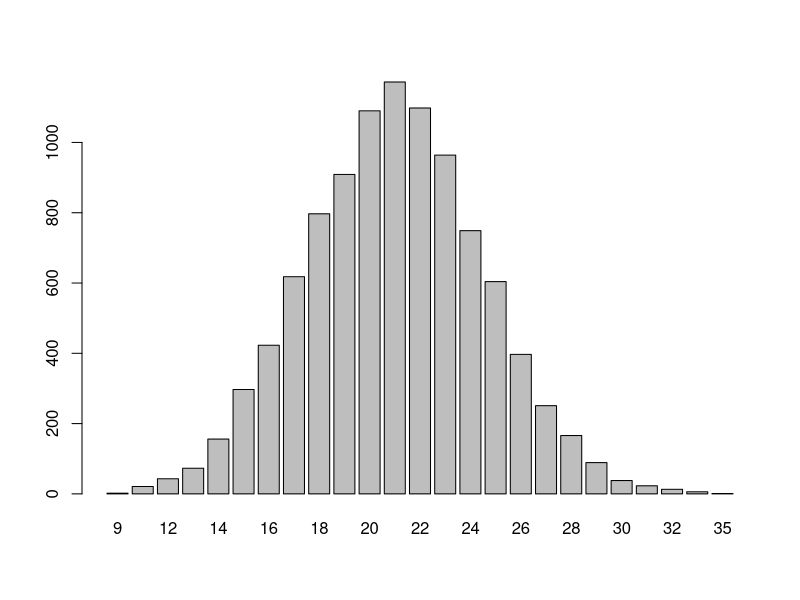
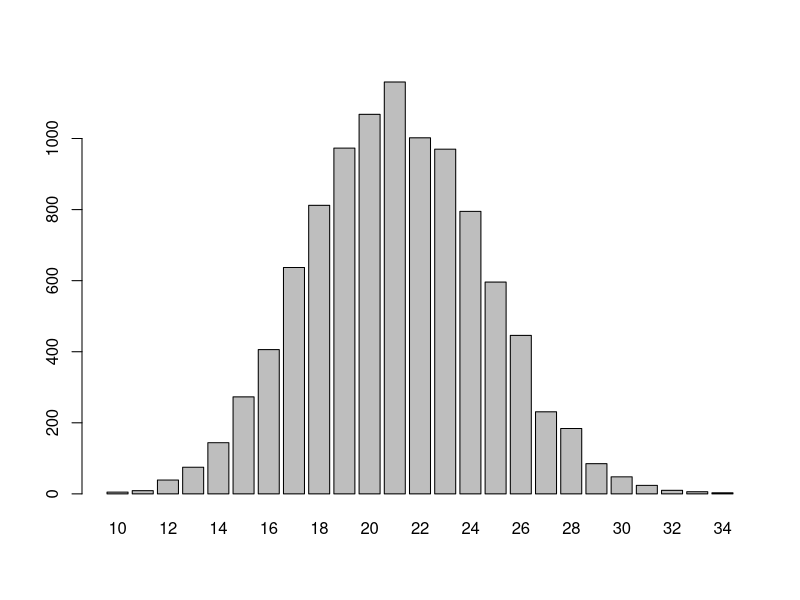

The R script that drew these images, in order:
## ---- chunk 1
animals = c("cat","rabbit","horse","boar","lynx")
## ---- chunk 2
x = c(79.3,51.1,93.6,62.3,61.8)
## ---- chunk 3
L = c(TRUE,FALSE,FALSE,FALSE,FALSE)
## ---- chunk 4
typeof(animals)
## ---- chunk 5
typeof(c(1,2,"potato"))
## ---- chunk 6
matrix(c("a","a","a","b","b","b","c","c","c","d","d","d"),nrow = 4,byrow=TRUE)
## ---- chunk 7
matrix(c("a","a","a","b","b","b","c","c","c","d","d","d"),nrow = 3,byrow=FALSE)
## ---- chunk 8
a = c("McMinnville","Denver","Minneapolis","Charleston")
x = c(45.21,39.74,44.98,32.78)
y = c(123.19,104.99,93.26,79.93)
df = data.frame(city = a, lat = x, long = y)
df
## ---- chunk 9
hr = c(13,27,26,44,30,39,40,34,45,44,24,32,44,39,29,44,38,47,34,40,20,12,10)
## ---- chunk 10
diff(hr)
## ---- chunk 11
cumsum(hr)
## ---- chunk 12
12 >= 5
## ---- chunk 13
16 == 2*8
"ab"=="ba"
## ---- chunk 14
x = 3 # this defines the variable
x^2+3*x == 12 #this asks whether x^2 + 3*x equals 12 for the currently stored value of x (x=3 in this case)
## ---- chunk 15
c(1,8,4,6) > 5
## ---- chunk 16
sum(c(TRUE,FALSE,TRUE,FALSE,TRUE,TRUE))
## ---- chunk 17
sum(hr >= 40)
## ---- chunk 18
which(hr >= 40)
## ---- chunk 19
hr
## ---- chunk 20
hr[3]
## ---- chunk 21
hr[c(1,3,5)]
## ---- chunk 22
v = c(3,2,6,8); w = c(2,3,1,8)
sum(v==w) # how often they match
## ---- chunk 23
which(v==w) #where they match
## ---- chunk 24
v[which(v==w)] 
## ---- chunk 25
v = c(-1,1,3)
w = c(1,4,5)
## ---- chunk 26
8*v
## ---- chunk 27
8 + v
## ---- chunk 28
u = c(1,2,3)
v = c(4,5,6)
c(u,v)
## ---- chunk 29
A = c("Will","Lucas","Mike","Dustin")
A = c(A,"Eleven")
A
## ---- chunk 30
A[6]="Max" # creates new position after the last previous position
A
## ---- chunk 31
die = 1:20
## ---- chunk 32
8:2
## ---- chunk 33
letters
## ---- chunk 34
skittles = rep(c("red","orange","yellow","green","purple"),
               c(40,30,25,60,20)
               )
## ---- chunk 35
table(skittles)
## ---- chunk 36
seq(0,1,by=.1)
## ---- chunk 37
sample(hr,2)
## ---- chunk 38
grab=sample(skittles,20)
table(grab)
## ---- chunk 39
sum(grab=="orange")
## ---- chunk 40
animals = c("cat","dog","hedgehog","rabbit")
## ---- chunk 41
sample(animals) #default size is the length of the vector
## ---- chunk 42
picks=sample(animals,1000,replace=TRUE) 
table(picks) 
## ---- chunk 43
picks2 = sample(animals,
                size=1000,
                replace=TRUE,
                prob=c(.2,.4,.3,.1))
table(picks2)
## ---- chunk 44
sample(1:9,4)
## ---- chunk 45
sample(1:9,12,replace=TRUE)
## ---- chunk 46
rolls = sample(1:6,
               size=100,
               replace=TRUE,
               prob=c(.2,.1,.05,.4,.1,.15))
table(rolls)
## ---- chunk 47
pop=rep(c("L","R"),c(800,9200)) # a population of 10,000 people, 800 of them lefties
table(sample(pop,size=45)) 
## ---- chunk 48
die=c("L","R")
table(sample(die,size=45,replace=TRUE,prob=c(.08,.92)))
## ---- chunk 49
colors=c("orange","blue")
orange_counts=c() #a vector for storing the results of each trial
for (i in 1:10000){
  orange_counts[i]=sum(sample(colors,50,replace=TRUE,prob=c(.42,.58))=="orange")
}
## ---- chunk 50
barplot(table(orange_counts))
## ---- chunk 51
colors=c("orange","blue")
orange_counts = 
  replicate(10000,
            sum(sample(colors,50,replace=TRUE,prob=c(.42,.58)) == "orange")
            )
## ---- chunk 52
barplot(table(orange_counts))
## ---- chunk 53
x = c("a","c","c","z","z","z")
## ---- chunk 54
x = 1:6
p = c(.1,.1,0,.5,.1,.2)
